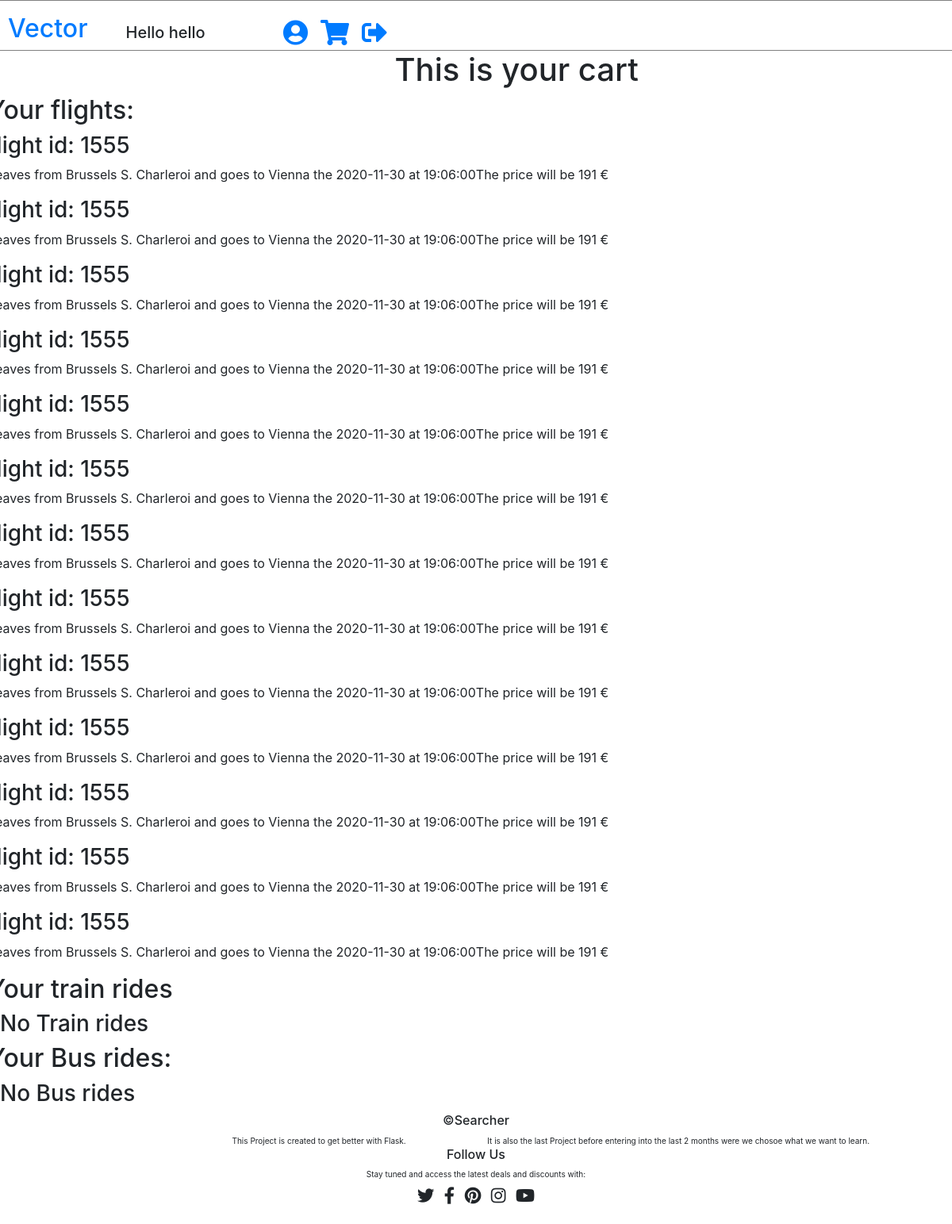
The app's page /cart (signed in) with its own data.
### app.py (models this page shows, shortened)
class flights(db.Model):
    _id = db.Column('id', db.Integer, primary_key = True)
    user_id = db.Column('user_id', db.Integer)
    carrier_id = db.Column('carrier_id', db.Integer)
    price = db.Column('price', db.Integer)
    symbol = db.Column('symbol', db.String(1))
    departure_airport = db.Column('departure_airport', db.String(100))
    destination_airport = db.Column('destination_airport', db.String(100))
    date = db.Column('date', db.String(50))
    time = db.Column('time', db.String(50))

### app.py (the view)
@app.route('/cart')
def cart():
    if 'id' in session:
        return render_template('cart.html', flights = flights.query.filter_by(user_id = session['id']).all(), navbarname = f"Hello {session['firstname']}")
    else:
        flash('You need to sign in first')
        return redirect(url_for('index'))

### templates/cart.html (shortened to what this page needs)
{% extends 'base.html' %}
{% block content %}
<div class="row">
    <div class="col-xs-2 offset-5">
        <h1>This is your cart</h1>
    </div>
</div>
<div class="row">
    <h2>Your flights:</h2>
</div>
{% if flights %}
    {% for flight in flights %}
    <div class="row">
        <h3>flight id: {{ flight.carrier_id }}</h3>
    </div>
    <div class="row">
        <p>Leaves from {{ flight.departure_airport }} and goes to {{ flight.destination_airport }} the {{ flight.date }} at {{ flight.time }}</p>
        <p>The price will be {{ flight.price }} {{ flight.symbol }} </p>
    </div>
    {% endfor %}
{% else %}
    <h3>No flights</h3>
{% endif %}
<div class="row">
    <h2>Your train rides</h2>
</div>
{% if trains %}
    {% for train in trains %}
    <div class="row">
        <h3>Trains</h3>
    </div>
    {% endfor %}
{% else %}
    <h3>No Train rides</h3>
{% endif %}
<div class="row">
    <h2>Your Bus rides:</h2>
</div>
{% if buses %}
    {% for bus in buses %}
    <div class="row">
        <h3>Bus</h3>
    </div>
    {% endfor %}
{% else %}
    <h3>No Bus rides</h3>
{% endif %}
{% endblock %}

### templates/base.html (shortened to what this page needs)
<!DOCTYPE html>
<html lang="en">
<head>
    <link rel="stylesheet" href="https://pro.fontawesome.com/releases/v5.10.0/css/all.css"/>
    <link rel="stylesheet" href="https://maxcdn.bootstrapcdn.com/bootstrap/4.5.2/css/bootstrap.min.css">
    <link rel="stylesheet" type='text/css' href="{{ url_for('static', filename='style/style.css')}}">
</head>
<body>
        <div class="row" id="navbar_row" style="border: 1px solid gray;">
            <div class="col-xs-3 pl-4 pt-3 mr-4">
                <a href="/" style="text-decoration: None;">
                    <h2 class="animated_color">Vector</h2>
                </a>
            </div>
            <div class="col-xs-1 mt-4 pl-4 mr-n1 pt-1">
                <h5>{{ navbarname }}</h5>
            </div>
            <div class="col-xs-1 offset-1 mt-4 pr-2">
                <a href="/change_profile">
                    <i class="fas fa-user-circle fa-2x"></i>
                </a>
            </div>
            <div class="col-xs-1 mt-4 px-2">
                <a href="/cart">
                    <i class="fas fa-shopping-cart fa-2x"></i>
                </a>
            </div>
            <div class="col-xs-1 mt-4 pl-2">
                <a href="/logout">
                    <i class="fas fa-sign-out-alt fa-2x"></i>
                </a>
            </div>
        </div>
{% block content %}{% endblock %}
  <div class="row justify-content-center">
    <div class="col-xs-4">
        <h6>&copy;Searcher</h6>
    </div>
</div>
<div class="row">
    <div class="col-xs-6 offset-3">
        <p style="font-size: x-small;">This Project is created to get better with Flask.</p>
    </div>
    <div class="col-xs-11 offset-1">
        <p style="font-size: x-small;">It is also the last Project before entering into the last 2 months were we chosoe what we want to learn.</p>
    </div>
</div>
<div class="row justify-content-center mt-n3">
    <div class="col-xs-4">
        <h6>Follow Us</h6>
    </div>
</div>
<div class="row justify-content-center">
    <div class="col-xs-6">
        <p style="font-size: x-small;">Stay tuned and access the latest deals and discounts with:</p>
    </div>
</div>
<div class="row justify-content-center mb-4">
    <div class="col-xs-6 mt-n2">
        <i class="fab fa-twitter fa-lg px-1"></i>
        <i class="fab fa-facebook-f fa-lg px-1"></i>
        <i class="fab fa-pinterest fa-lg px-1"></i>
        <i class="fab fa-instagram fa-lg px-1"></i>
        <i class="fab fa-youtube fa-lg px-1"></i>
    </div>
</div>
</body>
</html>

### static/style/style.css (style rules this page uses)
.animated_color { color: linear-gradient(267deg, #0b84b8, #0bb890, #74c031, #bfc031, #cd1d17, #cd1769, #a817cd, #5817cd, #13059e); -webkit-animation: AnimationName 30s ease infinite; animation: AnimationName 30s ease infinite; }

### records on screen
flights: carrier_id "1555", departure_airport "Brussels S. Charleroi", destination_airport "Vienna", date "2020-11-30", time "19:06:00", price "191", symbol "€"
flights: carrier_id "1555", departure_airport "Brussels S. Charleroi", destination_airport "Vienna", date "2020-11-30", time "19:06:00", price "191", symbol "€"
flights: carrier_id "1555", departure_airport "Brussels S. Charleroi", destination_airport "Vienna", date "2020-11-30", time "19:06:00", price "191", symbol "€"
flights: carrier_id "1555", departure_airport "Brussels S. Charleroi", destination_airport "Vienna", date "2020-11-30", time "19:06:00", price "191", symbol "€"
flights: carrier_id "1555", departure_airport "Brussels S. Charleroi", destination_airport "Vienna", date "2020-11-30", time "19:06:00", price "191", symbol "€"
flights: carrier_id "1555", departure_airport "Brussels S. Charleroi", destination_airport "Vienna", date "2020-11-30", time "19:06:00", price "191", symbol "€"
flights: carrier_id "1555", departure_airport "Brussels S. Charleroi", destination_airport "Vienna", date "2020-11-30", time "19:06:00", price "191", symbol "€"
flights: carrier_id "1555", departure_airport "Brussels S. Charleroi", destination_airport "Vienna", date "2020-11-30", time "19:06:00", price "191", symbol "€"
flights: carrier_id "1555", departure_airport "Brussels S. Charleroi", destination_airport "Vienna", date "2020-11-30", time "19:06:00", price "191", symbol "€"
flights: carrier_id "1555", departure_airport "Brussels S. Charleroi", destination_airport "Vienna", date "2020-11-30", time "19:06:00", price "191", symbol "€"
flights: carrier_id "1555", departure_airport "Brussels S. Charleroi", destination_airport "Vienna", date "2020-11-30", time "19:06:00", price "191", symbol "€"
flights: carrier_id "1555", departure_airport "Brussels S. Charleroi", destination_airport "Vienna", date "2020-11-30", time "19:06:00", price "191", symbol "€"
flights: carrier_id "1555", departure_airport "Brussels S. Charleroi", destination_airport "Vienna", date "2020-11-30", time "19:06:00", price "191", symbol "€"

### other values on screen
{{ navbarname }} "Hello hello"
